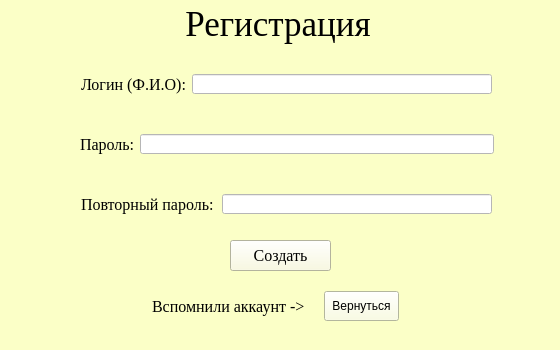
<?xml version="1.0" encoding="UTF-8"?>
<ui version="4.0">
 <class>registration_form</class>
 <widget class="QMainWindow" name="registration_form">
  <property name="geometry">
   <rect>
    <x>0</x>
    <y>0</y>
    <width>560</width>
    <height>350</height>
   </rect>
  </property>
  <property name="minimumSize">
   <size>
    <width>560</width>
    <height>350</height>
   </size>
  </property>
  <property name="maximumSize">
   <size>
    <width>560</width>
    <height>350</height>
   </size>
  </property>
  <property name="windowTitle">
   <string>Регистрация</string>
  </property>
  <property name="styleSheet">
   <string notr="true">background-color: rgb(251, 255, 199);</string>
  </property>
  <widget class="QWidget" name="centralwidget">
   <widget class="QLabel" name="l_title_reg">
    <property name="geometry">
     <rect>
      <x>-2</x>
      <y>-1</y>
      <width>560</width>
      <height>50</height>
     </rect>
    </property>
    <property name="minimumSize">
     <size>
      <width>560</width>
      <height>50</height>
     </size>
    </property>
    <property name="maximumSize">
     <size>
      <width>560</width>
      <height>50</height>
     </size>
    </property>
    <property name="sizeIncrement">
     <size>
      <width>560</width>
      <height>20</height>
     </size>
    </property>
    <property name="font">
     <font>
      <family>Times New Roman</family>
      <pointsize>26</pointsize>
     </font>
    </property>
    <property name="text">
     <string>Регистрация</string>
    </property>
    <property name="alignment">
     <set>Qt::AlignCenter</set>
    </property>
   </widget>
   <widget class="QWidget" name="layoutWidget">
    <property name="geometry">
     <rect>
      <x>150</x>
      <y>290</y>
      <width>253</width>
      <height>32</height>
     </rect>
    </property>
    <layout class="QHBoxLayout" name="horizontalLayout_2">
     <property name="spacing">
      <number>0</number>
     </property>
     <item>
      <widget class="QLabel" name="default_text">
       <property name="minimumSize">
        <size>
         <width>170</width>
         <height>20</height>
        </size>
       </property>
       <property name="maximumSize">
        <size>
         <width>170</width>
         <height>20</height>
        </size>
       </property>
       <property name="font">
        <font>
         <family>Times New Roman</family>
         <pointsize>12</pointsize>
        </font>
       </property>
       <property name="text">
        <string>Вспомнили аккаунт -&gt;</string>
       </property>
      </widget>
     </item>
     <item>
      <widget class="QPushButton" name="back_btn">
       <property name="minimumSize">
        <size>
         <width>75</width>
         <height>30</height>
        </size>
       </property>
       <property name="maximumSize">
        <size>
         <width>75</width>
         <height>30</height>
        </size>
       </property>
       <property name="cursor">
        <cursorShape>PointingHandCursor</cursorShape>
       </property>
       <property name="styleSheet">
        <string notr="true">background-color: rgb(251, 255, 220);</string>
       </property>
       <property name="text">
        <string>Вернуться</string>
       </property>
      </widget>
     </item>
    </layout>
   </widget>
   <widget class="QPushButton" name="creat_ac_btn">
    <property name="geometry">
     <rect>
      <x>230</x>
      <y>240</y>
      <width>101</width>
      <height>31</height>
     </rect>
    </property>
    <property name="minimumSize">
     <size>
      <width>0</width>
      <height>31</height>
     </size>
    </property>
    <property name="maximumSize">
     <size>
      <width>101</width>
      <height>31</height>
     </size>
    </property>
    <property name="font">
     <font>
      <family>Times New Roman</family>
      <pointsize>12</pointsize>
     </font>
    </property>
    <property name="cursor">
     <cursorShape>PointingHandCursor</cursorShape>
    </property>
    <property name="styleSheet">
     <string notr="true">board: 1px inset blue; 
background-color: rgb(250, 250, 220);</string>
    </property>
    <property name="text">
     <string>Создать</string>
    </property>
   </widget>
   <widget class="QWidget" name="layoutWidget">
    <property name="geometry">
     <rect>
      <x>80</x>
      <y>50</y>
      <width>414</width>
      <height>188</height>
     </rect>
    </property>
    <layout class="QVBoxLayout" name="verticalLayout">
     <item>
      <layout class="QHBoxLayout" name="default_5">
       <property name="spacing">
        <number>0</number>
       </property>
       <item>
        <widget class="QLabel" name="l_text_3">
         <property name="minimumSize">
          <size>
           <width>110</width>
           <height>40</height>
          </size>
         </property>
         <property name="maximumSize">
          <size>
           <width>110</width>
           <height>40</height>
          </size>
         </property>
         <property name="font">
          <font>
           <family>Times New Roman</family>
           <pointsize>12</pointsize>
          </font>
         </property>
         <property name="text">
          <string>Логин (Ф.И.О):</string>
         </property>
         <property name="alignment">
          <set>Qt::AlignLeading|Qt::AlignLeft|Qt::AlignVCenter</set>
         </property>
        </widget>
       </item>
       <item>
        <widget class="QLineEdit" name="new_username">
         <property name="minimumSize">
          <size>
           <width>300</width>
           <height>20</height>
          </size>
         </property>
         <property name="maximumSize">
          <size>
           <width>300</width>
           <height>20</height>
          </size>
         </property>
         <property name="font">
          <font>
           <family>Times New Roman</family>
           <pointsize>12</pointsize>
          </font>
         </property>
         <property name="styleSheet">
          <string notr="true">background-color: rgb(255, 255, 255);</string>
         </property>
         <property name="text">
          <string/>
         </property>
        </widget>
       </item>
      </layout>
     </item>
     <item>
      <layout class="QHBoxLayout" name="default_6">
       <property name="spacing">
        <number>0</number>
       </property>
       <item>
        <widget class="QLabel" name="l_text_4">
         <property name="minimumSize">
          <size>
           <width>60</width>
           <height>40</height>
          </size>
         </property>
         <property name="maximumSize">
          <size>
           <width>60</width>
           <height>40</height>
          </size>
         </property>
         <property name="font">
          <font>
           <family>Times New Roman</family>
           <pointsize>12</pointsize>
          </font>
         </property>
         <property name="text">
          <string>Пароль:</string>
         </property>
         <property name="alignment">
          <set>Qt::AlignLeading|Qt::AlignLeft|Qt::AlignVCenter</set>
         </property>
        </widget>
       </item>
       <item>
        <widget class="QLineEdit" name="new_password">
         <property name="minimumSize">
          <size>
           <width>300</width>
           <height>20</height>
          </size>
         </property>
         <property name="maximumSize">
          <size>
           <width>360</width>
           <height>20</height>
          </size>
         </property>
         <property name="font">
          <font>
           <family>Times New Roman</family>
           <pointsize>12</pointsize>
          </font>
         </property>
         <property name="styleSheet">
          <string notr="true">background-color: rgb(255, 255, 255);</string>
         </property>
         <property name="text">
          <string/>
         </property>
        </widget>
       </item>
      </layout>
     </item>
     <item>
      <layout class="QHBoxLayout" name="horizontalLayout_3">
       <property name="spacing">
        <number>0</number>
       </property>
       <item>
        <widget class="QLabel" name="l_text_5">
         <property name="minimumSize">
          <size>
           <width>140</width>
           <height>40</height>
          </size>
         </property>
         <property name="maximumSize">
          <size>
           <width>140</width>
           <height>40</height>
          </size>
         </property>
         <property name="font">
          <font>
           <family>Times New Roman</family>
           <pointsize>12</pointsize>
          </font>
         </property>
         <property name="text">
          <string>Повторный пароль:</string>
         </property>
         <property name="alignment">
          <set>Qt::AlignLeading|Qt::AlignLeft|Qt::AlignVCenter</set>
         </property>
        </widget>
       </item>
       <item>
        <widget class="QLineEdit" name="replay_password">
         <property name="minimumSize">
          <size>
           <width>270</width>
           <height>20</height>
          </size>
         </property>
         <property name="maximumSize">
          <size>
           <width>270</width>
           <height>20</height>
          </size>
         </property>
         <property name="font">
          <font>
           <family>Times New Roman</family>
           <pointsize>12</pointsize>
          </font>
         </property>
         <property name="styleSheet">
          <string notr="true">background-color: rgb(255, 255, 255);</string>
         </property>
         <property name="text">
          <string/>
         </property>
        </widget>
       </item>
      </layout>
     </item>
    </layout>
   </widget>
  </widget>
  <widget class="QMenuBar" name="menubar">
   <property name="geometry">
    <rect>
     <x>0</x>
     <y>0</y>
     <width>560</width>
     <height>21</height>
    </rect>
   </property>
  </widget>
  <widget class="QStatusBar" name="statusbar"/>
 </widget>
 <resources/>
 <connections/>
</ui>
